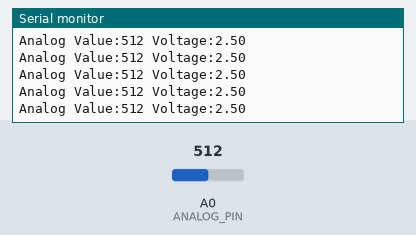
Bench run of a sketch on a simulated Arduino Uno, built with avr-gcc and run on an emulated ATmega328P. On the bench: the last lines printed to the serial monitor. Inputs (shaded band) come from the test bench; at power-on: A0 (ANALOG_PIN) = 512.

Above: at 1.2 s.
1.3 s: A0 (ANALOG_PIN) set to 716
At 1.32 s:
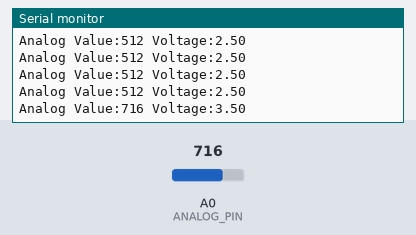
2.8 s: A0 (ANALOG_PIN) set to 900
At 2.83 s:
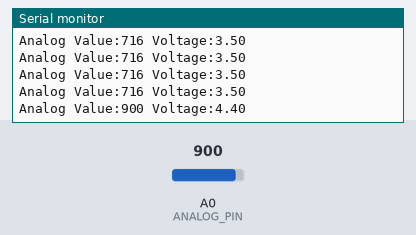
Timing chart, 0 to 5.8 s (numbered marks = the images above; inputs shaded):
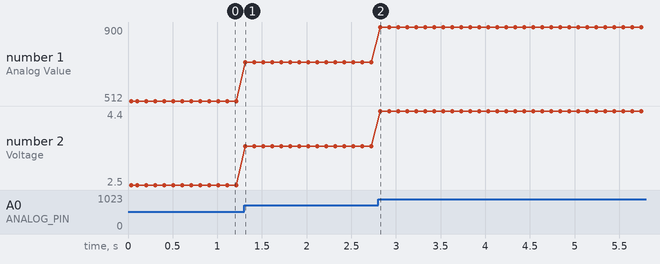

The sketch:

A-analogInputSerialOutput.ino
```cpp
/*****************************************************************************************
 *    RG 101 - Analog Input     .--.
 *     Analog In               |.__.|
 *        Serial Out           ||||||
 *                            /      \
 *                            `._\/_.'
 *
 *
 *  This code will read an analog input and print out the data to the serial port
 *
 *  Analog 0 - Any Analog Input such as a RobotGeek Knob
 *
 * For a more in depth explanation of wiring,  this code and more information on using
 * Digital outputs and Arduino check out our Digital Output Tutorial
 * http://learn.robotgeek.com/robotgeek-101-1/231-analog-input-primer.html
 *
 * Important Functions
 *  analogRead()
 *  Serial.begin()
 *  Serial.print()
 *  Serial.println()
 *****************************************************************************************/

const int ANALOG_PIN = 0;   //pin number for the analog input - this is 'const' since it will not change during code, and saves Arduino memory

int analogValue;           //holds the current analogValue
float analogVoltage;             //voltage value
//setup runs once when the Geekduino/Arduino is turned on
void setup()
{
  //analog pins do not beed to be excplicitly set via pinMode. You can set them as an INPUT, but this is not needed.

  Serial.begin(9600);          //start the serial port at a baud rate of 9600 bits per second
  Serial.println("Serial Test: Print Analog Sensor");   //write a line to the serial port

} //setup() is done, go to loop()

//loop runs forever once setup is complete
void loop()
{
  analogValue = analogRead(ANALOG_PIN);       //store the analog value into a variable
  analogVoltage = 5.0 * (analogValue/1023.0); //convert analog value to a 0-5v voltage

  Serial.print("Analog Value:");         //print fixed text to the serial port
  Serial.print(analogValue);           //print a variable to the serial port
  Serial.print(" Voltage:");              //print fixed text to the serial port
  Serial.println(analogVoltage);           //print a variable to the serial port
  delay(100);                            //short delay so that the serial port doesn't go to fast.

}//go back to the first line in loop()
```

Measured:
- after the input at 1.3 s, the serial monitor: prints a new line at once (image 1)
- after the input at 2.8 s, the serial monitor: prints a new line at once (image 2)
- plotted number 1: 512 → 716 after the input at 1.3 s, 716 → 900 after the input at 2.8 s
- plotted number 2: 2.5 → 3.5 after the input at 1.3 s, 3.5 → 4.4 after the input at 2.8 s
